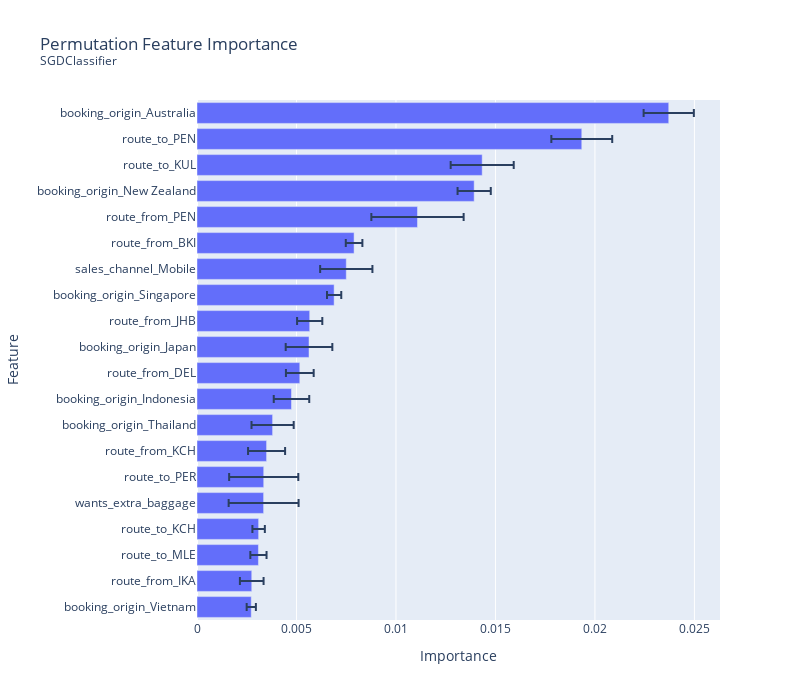

Notebook cell for this chart:
### Code cell
sgd_model = best_models["SGDClassifier"]["estimator"]

plot_importance(sgd_model, X_test, y_test)

### Figure 1 — Plotly figure (JSON) as saved in the notebook; plotly's stock layout.template omitted (floating-point values rounded to 4 significant figures)
{"data": [{"alignmentgroup": "True", "error_x": {"array": [0.001262, 0.00153, 0.001584, 0.0008344, 0.002319, 0.0004173, 0.001313, 0.000358, 0.0006337, 0.001172, 0.0006974, 0.0008918, 0.00106, 0.0009308, 0.001738, 0.001758, 0.0003124, 0.0004075, 0.0005948, 0.0002313]}, "hovertemplate": "Importance=%{x}<br>Feature=%{y}<extra></extra>", "legendgroup": "", "marker": {"color": "#636efa", "pattern": {"shape": ""}}, "name": "", "offsetgroup": "", "orientation": "h", "showlegend": false, "textposition": "auto", "type": "bar", "x": [0.02371, 0.01934, 0.01433, 0.01393, 0.01108, 0.007895, 0.007503, 0.006892, 0.005664, 0.00563, 0.005167, 0.004749, 0.0038, 0.003497, 0.003354, 0.003348, 0.003097, 0.003088, 0.002751, 0.002728], "xaxis": "x", "y": ["booking_origin_Australia", "route_to_PEN", "route_to_KUL", "booking_origin_New Zealand", "route_from_PEN", "route_from_BKI", "sales_channel_Mobile", "booking_origin_Singapore", "route_from_JHB", "booking_origin_Japan", "route_from_DEL", "booking_origin_Indonesia", "booking_origin_Thailand", "route_from_KCH", "route_to_PER", "wants_extra_baggage", "route_to_KCH", "route_to_MLE", "route_from_IKA", "booking_origin_Vietnam"], "yaxis": "y"}], "layout": {"barmode": "relative", "height": 700, "legend": {"tracegroupgap": 0}, "title": {"text": "Permutation Feature Importance<br><sup>SGDClassifier</sup>"}, "width": 800, "xaxis": {"anchor": "y", "domain": [0, 1], "title": {"text": "Importance"}}, "yaxis": {"anchor": "x", "categoryorder": "total ascending", "domain": [0, 1], "title": {"text": "Feature"}}}}
